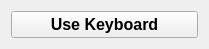
<?xml version="1.0" encoding="UTF-8"?>
<ui version="4.0">
 <class>Form</class>
 <widget class="QWidget" name="Form">
  <property name="geometry">
   <rect>
    <x>0</x>
    <y>0</y>
    <width>209</width>
    <height>41</height>
   </rect>
  </property>
  <property name="windowTitle">
   <string>Keyboard</string>
  </property>
  <layout class="QGridLayout" name="gridLayout">
   <item row="1" column="0">
    <widget class="QPushButton" name="btnUse">
     <property name="font">
      <font>
       <pointsize>12</pointsize>
       <weight>75</weight>
       <bold>true</bold>
      </font>
     </property>
     <property name="text">
      <string>Use Keyboard</string>
     </property>
    </widget>
   </item>
  </layout>
 </widget>
 <resources/>
 <connections/>
</ui>
